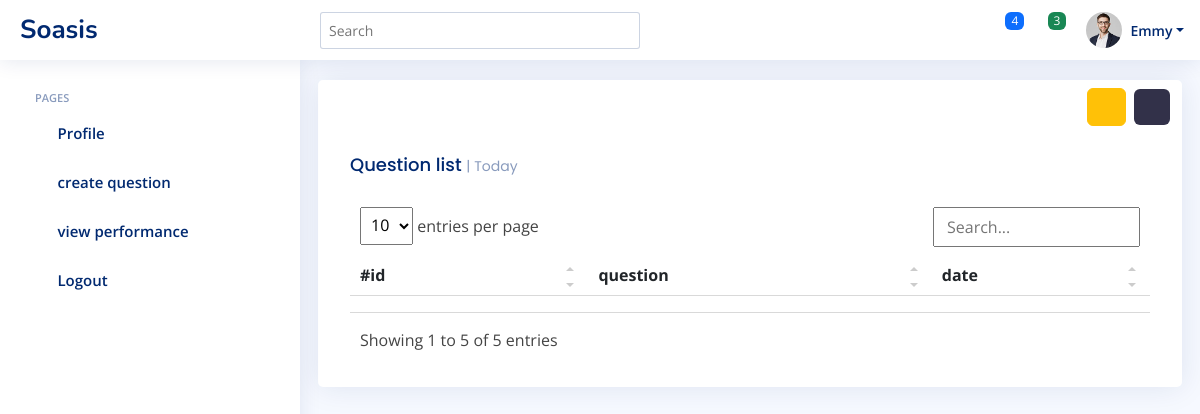
The app's page /staff/create_test (signed in), older data.
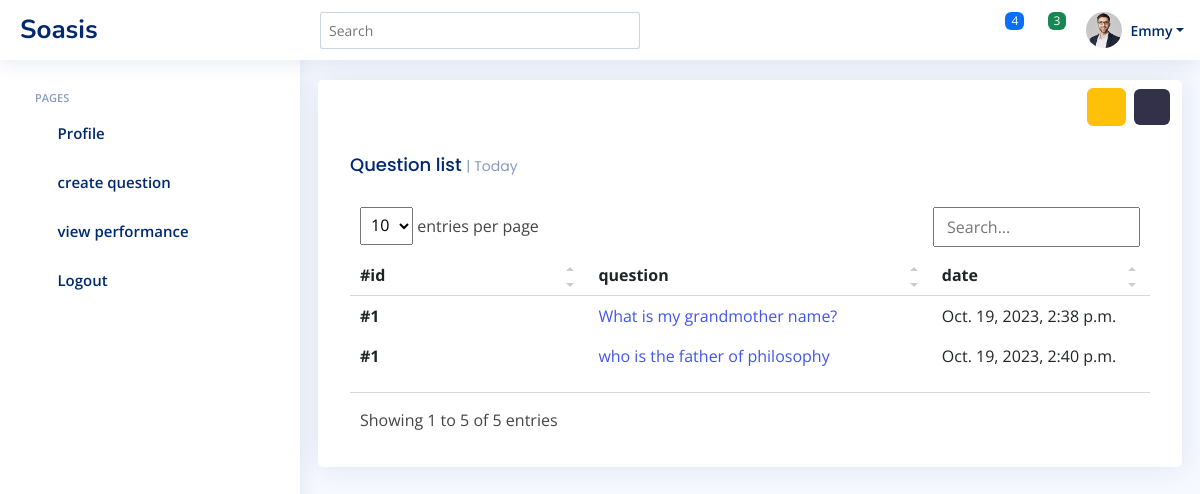
The same page, newer data.
### testapp/models.py (models this page shows, shortened)
class Questions(models.Model):
    question = models.CharField(max_length=555)
    answer_options = models.ForeignKey(AnswerOptions, on_delete=models.CASCADE, null=True, blank=True)
    correct_answer = models.CharField(blank=True, max_length=255, null=True)
    created_by = models.ForeignKey(Account, on_delete=models.CASCADE)
    created = models.DateTimeField(auto_now_add=True)

### staff/views.py (the view)
# urls.py: path('create_test',create_test,name="create_test"),
def create_test(request):
    user = request.user
    questions = Questions.objects.filter(created_by=user)
    context = {"questions":questions}
    return render(request,'staff/snippets/create_test.html',context)

### staff/templates/staff/snippets/create_test.html (shortened to what this page needs)
{% extends "staff/snippets/base.html" %}
{% block content %}
{% include "staff/snippets/nav.html" %}
{% include "staff/snippets/aside.html" %}
<main class="main" id="main">
    <section>
        <section class="content">
            <div class="row">
              <div class="card recent-sales overflow-auto">
                <div class="d-flex justify-content-end align-items-center">
                  <button class="btn btn-warning m-2"><i class="bi bi-list-check"></i></button>
                  <button type="button" class="btn btn-primary" data-bs-toggle="modal" data-bs-target="#basicModal">
                    <i class="bi bi-plus"></i>
                  </button>
                </div>
                <div class="card-body">
                  <h5 class="card-title">Question list <span>| Today</span></h5>
                  <div class="dataTable-wrapper dataTable-loading no-footer sortable searchable fixed-columns">
                    <div class="dataTable-top">
                      <div class="dataTable-dropdown">
                        <label>
                          <select class="dataTable-selector">
                            <option value="10" selected="">10</option>
                          </select> entries per page</label>
                        </div><div class="dataTable-search">
                          <input class="dataTable-input" placeholder="Search..." type="text">
                        </div>
                      </div>
                      <div class="dataTable-container">
                        <table class="table table-borderless datatable dataTable-table">
                          <thead>
                            <tr>
                              <th scope="col" data-sortable="" style="width: 15.6085%;"><a href="#" class="dataTable-sorter">#id</a></th>
                              <th scope="col" data-sortable="" style="width: 22.4868%;"><a href="#" class="dataTable-sorter">question</a></th>
                              <th scope="col" data-sortable="" style="width: 14.2857%;"><a href="#" class="dataTable-sorter">date</a></th>
                            </tr>
                          </thead>
                          <tbody>
                            {% for q in questions %}
                            <tr>
                              <th scope="row"><a href="#">#1</a></th>
                              <td><a href="{% url 'single' q_id=q.id %}">{{q.question}}</a> </td>
                              <td>{{q.created}}</td>
                            </tr>
                            {% endfor %}
                          </tbody>
                        </table>
                      </div>
                      <div class="dataTable-bottom">
                        <div class="dataTable-info">Showing 1 to 5 of 5 entries</div>
                      </div>
                    </div>
                </div>
              </div>
            </div>
          </section>
    </section>
</main>
{% endblock content %}

Row changes from the older to the newer data that the page shows:
added Questions: question "What is my grandmother name?", created "Oct. 19, 2023, 2:38 p.m."
added Questions: question "who is the father of philosophy", created "Oct. 19, 2023, 2:40 p.m."
